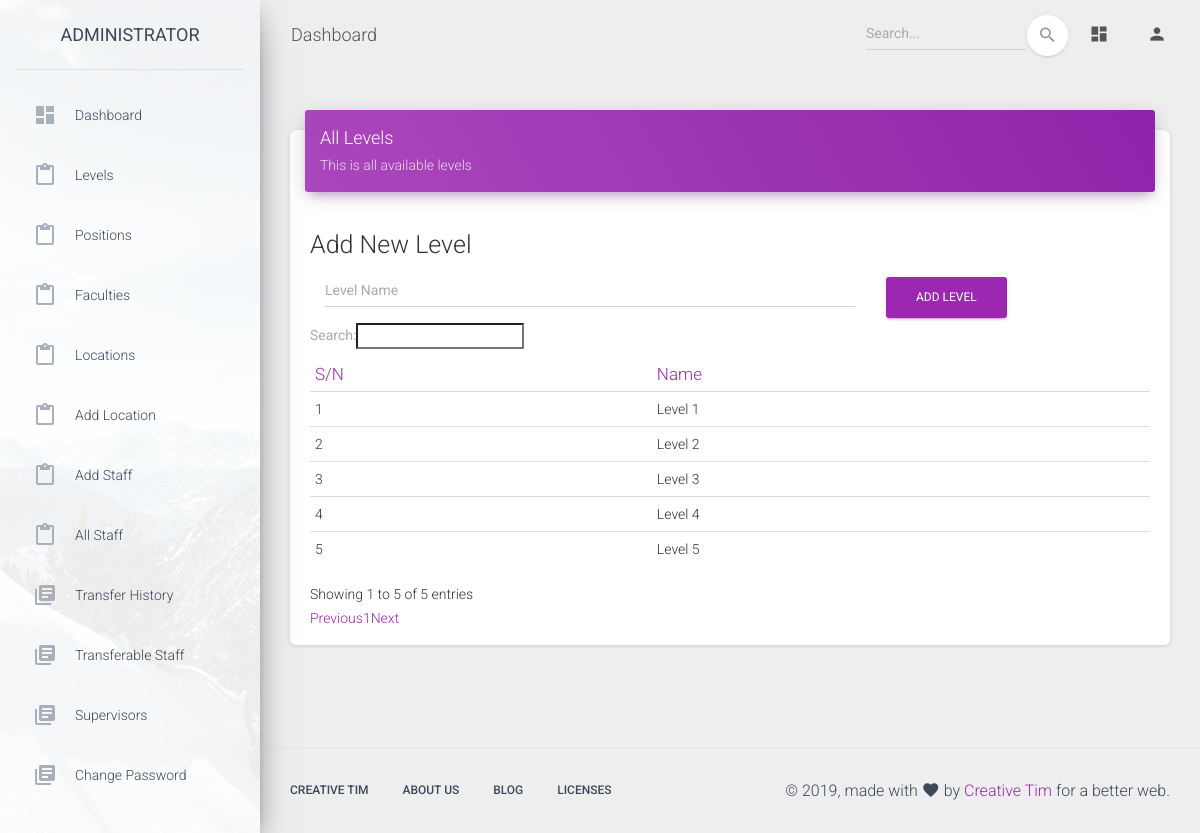
Page /admin/levels.php (signed in) on the earlier database version.
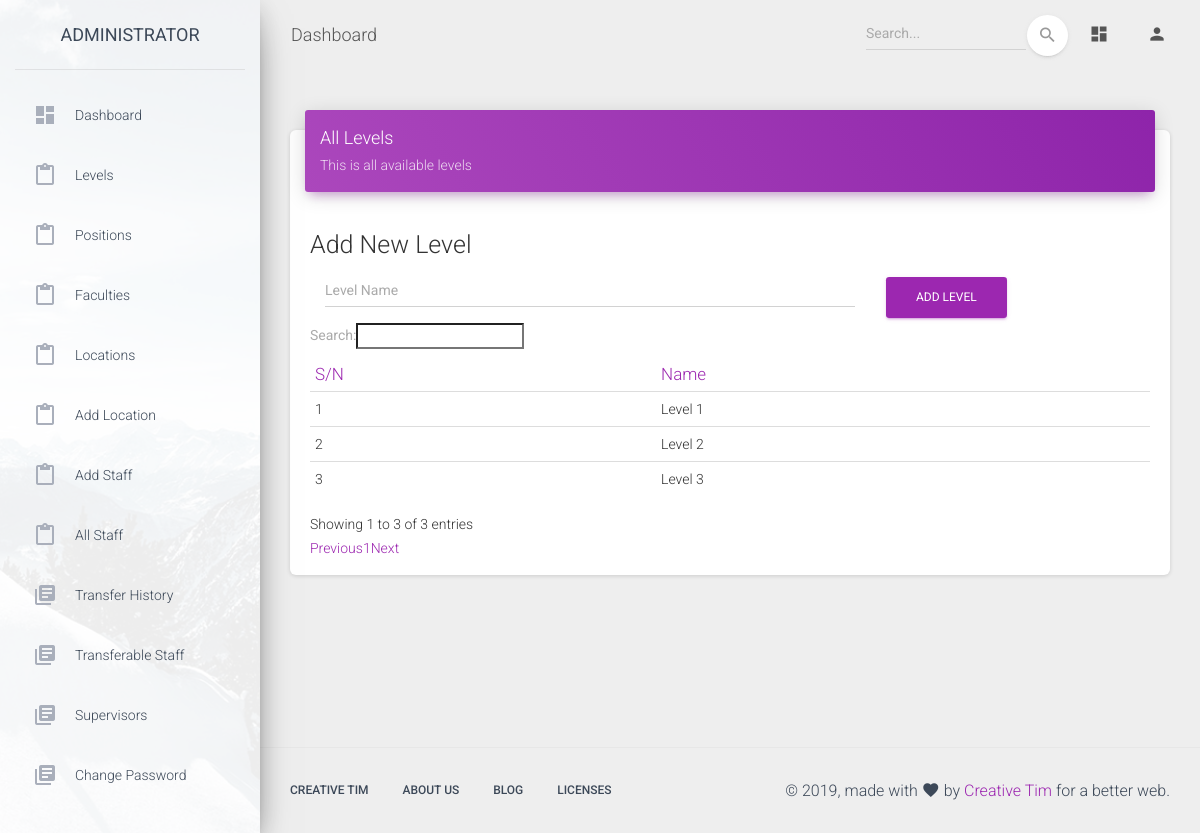
Same page on the later database version.
### tables this page shows
CREATE TABLE `levels` (
  `id` int(11) NOT NULL,
  `level_id` varchar(255) DEFAULT NULL,
  `name` varchar(255) DEFAULT NULL,
  `hierachy` int(11) NOT NULL,
  `created_at` datetime NOT NULL DEFAULT CURRENT_TIMESTAMP
);

### app/classes/Admin.php (called while the page is built, shortened)
<?php
class Admin extends Master
{
    public function get_levels(){
        $data = "*";
        $table = "levels";
        $levels = $this->getAllData($data,$table);
        return empty($levels)? [] : $levels;
    }
}

### app/classes/Master.php (called while the page is built, shortened)
<?php
class Master
{
    protected $db;
    function __construct($db_conn){
        $this->db = $db_conn;
    }
    public function getAllData($data, $table, $where = '')
    {
        $settings_data=array();
        try {
            if ($data != '*') {
                $selections = implode(', ', $data);
            } else {
                $selections = '*';
            }
            $stmt = $this->db->prepare("SELECT {$selections} FROM `$table` " . $where . "");
            $stmt->execute();
            $settings_data = $stmt->fetchAll(PDO::FETCH_ASSOC);
            if ($stmt->rowCount() > 0) {
                return $settings_data;
            }
        } catch (PDOException $e) {
            return $settings_data;
        }
    }
}

### admin/levels.php (the view, shortened to what this page needs)
<?php
include '../app/init.php';
$admin = new Admin($db_conn);
$levels = $admin->get_levels();
?>
<!DOCTYPE html>
<html lang="en">
<head>
    <link rel="stylesheet" href="https://maxcdn.bootstrapcdn.com/font-awesome/latest/css/font-awesome.min.css">
    <link href="../assets/css/material-dashboard.css?v=2.1.1" rel="stylesheet" />
    <link href="../assets/demo/demo.css" rel="stylesheet" />
    <link rel="stylesheet" type="text/css" href="https://cdn.datatables.net/v/dt/dt-1.10.18/datatables.min.css"/>
</head>
<body class="">
<div class="wrapper ">
    <?php include 'includes/sidebar.php' ?>
    <div class="main-panel">
        <?php include 'includes/header.php' ?>
        <div class="content">
            <div class="container-fluid">
                <div class="row">
                    <div class="col-md-12">
                        <div class="card">
                            <div class="card-header card-header-primary">
                                <h4 class="card-title ">All Levels</h4>
                                <p class="card-category"> This is all available levels </p>
                            </div>
                            <div class="card-body">
                                <h3>Add New Level</h3>
                                <form action="" id="newLevel" class="row">
                                    <div class="form-gorup col-8">
                                        <input type="text" name="name" placeholder="Level Name" class="form-control">
                                    </div>
                                    <div class="col-3">
                                        <button type="submit" class="btn btn-primary">Add Level</button>
                                    </div>
                                </form>
                                <div class="table-responsive">
                                    <table class="table" id="staff">
                                        <thead class=" text-primary">
                                        <th>
                                            S/N
                                        </th>
                                        <th>
                                            Name
                                        </th>
                                        </thead>
                                        <tbody>
                                        <?php
                                        $count = 0;
                                        if(!empty($levels) && count($levels) > 0){
                                            foreach ($levels as $level){
                                                ?>
                                                <tr>
                                                    <td>
                                                        <?= ++$count; ?>
                                                    </td>
                                                    <td>
                                                        <?= $level['name'] ?>
                                                    </td>
                                                </tr>
                                            <?php   }
                                        } ?>
                                        </tbody>
                                    </table>
                                </div>
                            </div>
                        </div>
                    </div>
                </div>
            </div>
        </div>
        <?php include 'includes/footer.php' ?>
    </div>
</div>
</body>
</html>

Differences in the rows shown:
removed levels: name "Level 4"
removed levels: name "Level 5"
Other differences:
text written by a page script: "Search: Showing 1 to 5 of 5 entries Previous 1 Next" → "Search: Showing 1 to 3 of 3 entries Previous 1 Next"
